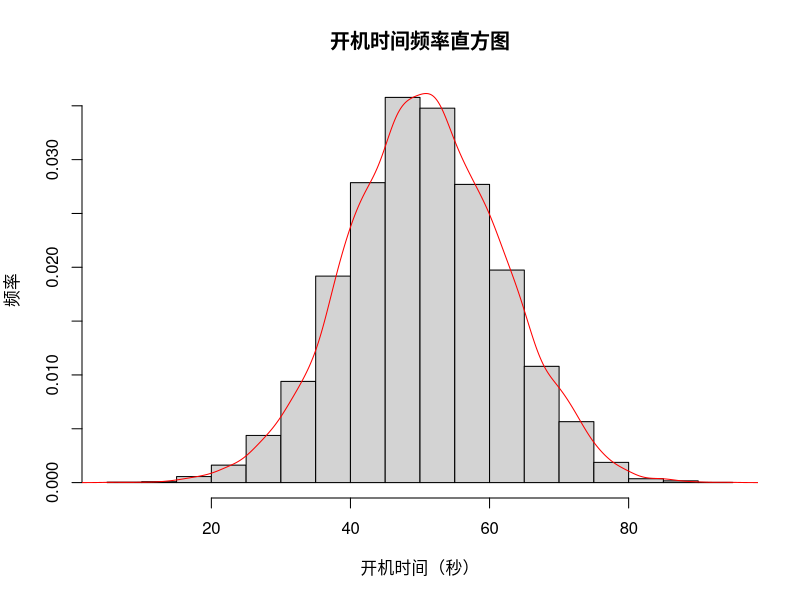

Recreate this plot in R.
data <- read.csv("startTime.csv")

mean(data[, 1])
sd(data[, 1])

hist(
  data[, 1], prob=TRUE, 
  main="开机时间频率直方图", 
  ylab="频率", xlab="开机时间（秒）"
)

lines(density(data[, 1]), col="red")
